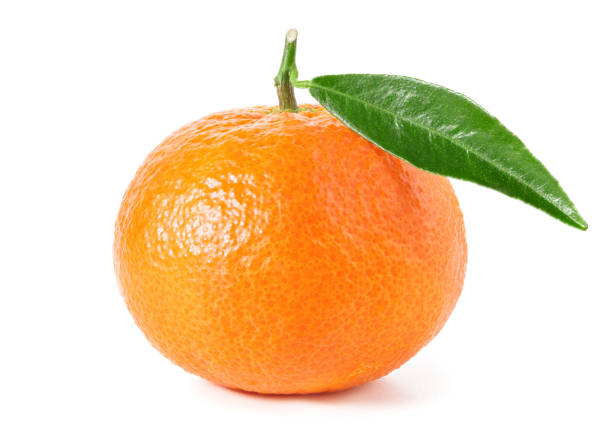
#> input picture img/002.jpg, 612 x 442 px
$ python noise.py
#> lines starting #> are read from the running program, lines starting #| are printed output that depends on the picture
import cv2
import numpy as np
import matplotlib.pyplot as plt

image = cv2.imread('./img/002.jpg', cv2.IMREAD_GRAYSCALE)
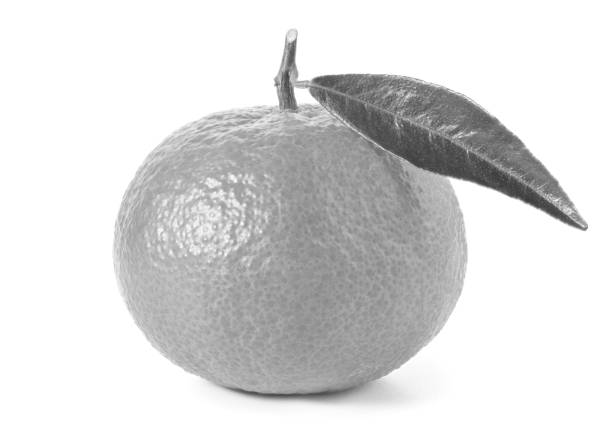
#> image: shape (442, 612); min 54, max 255, mean 219.5
destroyNoise = cv2.GaussianBlur(image, (5, 5), 0.3)

titles = ['original', 'destroyNoise']
images = [image, destroyNoise]
cv2.imshow('original', image)
cv2.imshow('destroyNoise', destroyNoise)
cv2.destroyAllWindows()

plt.figure(figsize=(10, 10))
for i in range(2):
    plt.subplot(2, 2, i+1)
    plt.title(titles[i])
    plt.imshow(images[i], cmap='gray')
    plt.axis('off')
plt.tight_layout()
plt.show()
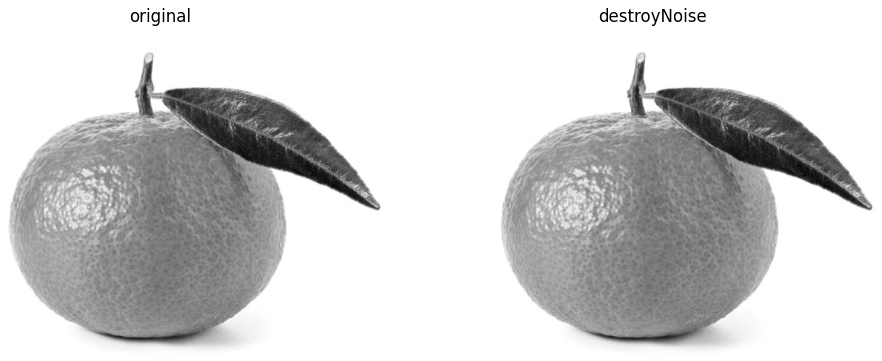
#> figure drawn by matplotlib, 2 panels
